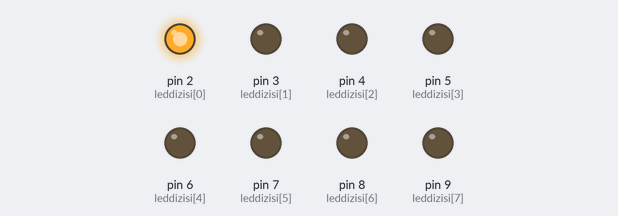
The sketch below on a simulated Arduino Uno, built with avr-gcc and run on an emulated ATmega328P. Parts: output pins drawn as LEDs (lit = HIGH).

Above: at 0.02 s.
At 0.32 s:
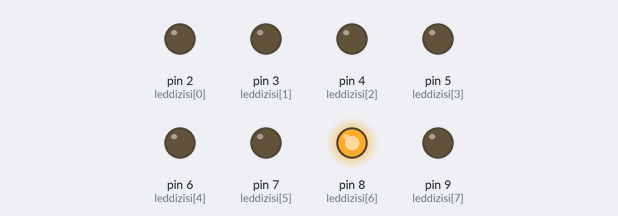
At 0.72 s:
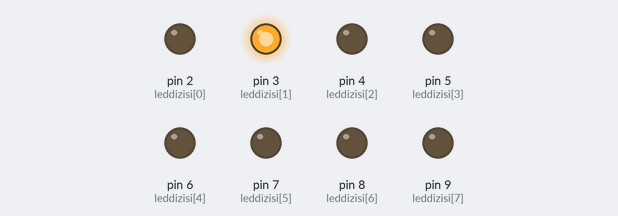
At 1.42 s:
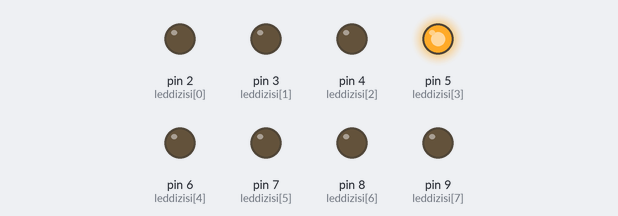
At 2.12 s:
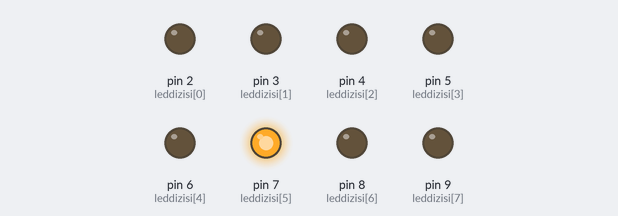
At 2.8 s:
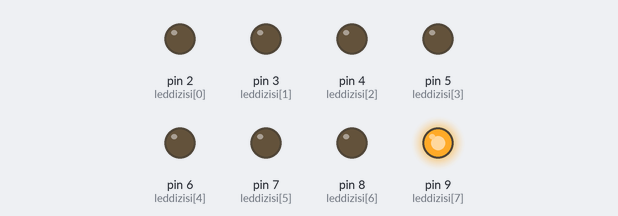
Timing chart, 0 to 3.1 s (numbered marks = the images above):
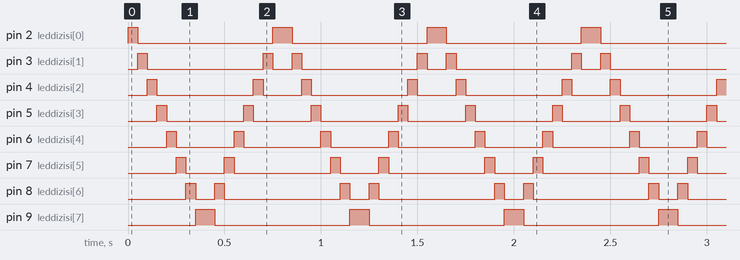

The sketch:

ledkayd_r.ino
```cpp
int leddizisi[]={2,3,4,5,6,7,8,9};
void setup() {
 for(int i=0 ; i<8; i++)
 {
 pinMode(leddizisi[i], OUTPUT);
 }
}

void loop() {

for(int a=0; a<8; a++)
{/* LEDleri ileri yonde 50 milisaniye yakip sonduruyoruz */

digitalWrite(leddizisi[a], HIGH);
delay(50);
digitalWrite(leddizisi[a], LOW);
}

for(int j=7;j>-1; j--)
  { /* LEDleri geri yonde 50 milisaniye yakip sonduruyoruz */
    digitalWrite(leddizisi[j],HIGH);
    delay(50);
    digitalWrite(leddizisi[j], LOW);
  }}
```

Measured:
- by itself, pin 2 (leddizisi[0]), pin 9 (leddizisi[7]): alternates HIGH for 0.10 s and LOW for 0.70 s
- by itself, pin 3 (leddizisi[1]): repeats every 0.80 s: LOW 0.60 s, HIGH 0.05 s, LOW 0.10 s, HIGH 0.05 s
- by itself, pin 4 (leddizisi[2]): repeats every 0.80 s: LOW 0.50 s, HIGH 0.05 s, LOW 0.20 s, HIGH 0.05 s
- by itself, pin 5 (leddizisi[3]): repeats every 0.80 s: LOW 0.40 s, HIGH 0.05 s, LOW 0.30 s, HIGH 0.05 s
- by itself, pin 6 (leddizisi[4]): repeats every 0.80 s: LOW 0.30 s, HIGH 0.05 s, LOW 0.40 s, HIGH 0.05 s
- by itself, pin 7 (leddizisi[5]): repeats every 0.80 s: LOW 0.20 s, HIGH 0.05 s, LOW 0.50 s, HIGH 0.05 s
- by itself, pin 8 (leddizisi[6]): repeats every 0.80 s: LOW 0.10 s, HIGH 0.05 s, LOW 0.60 s, HIGH 0.05 s
